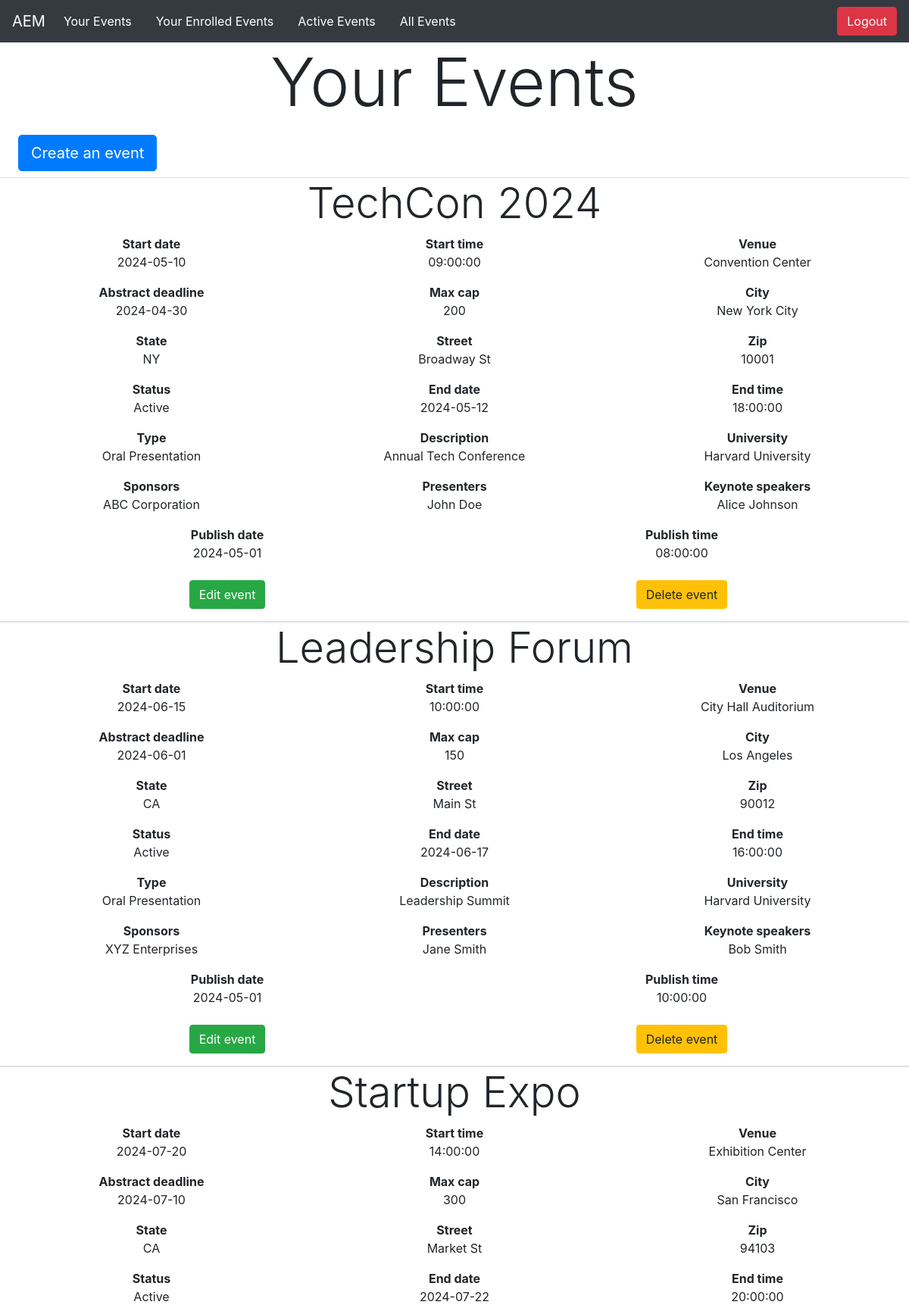
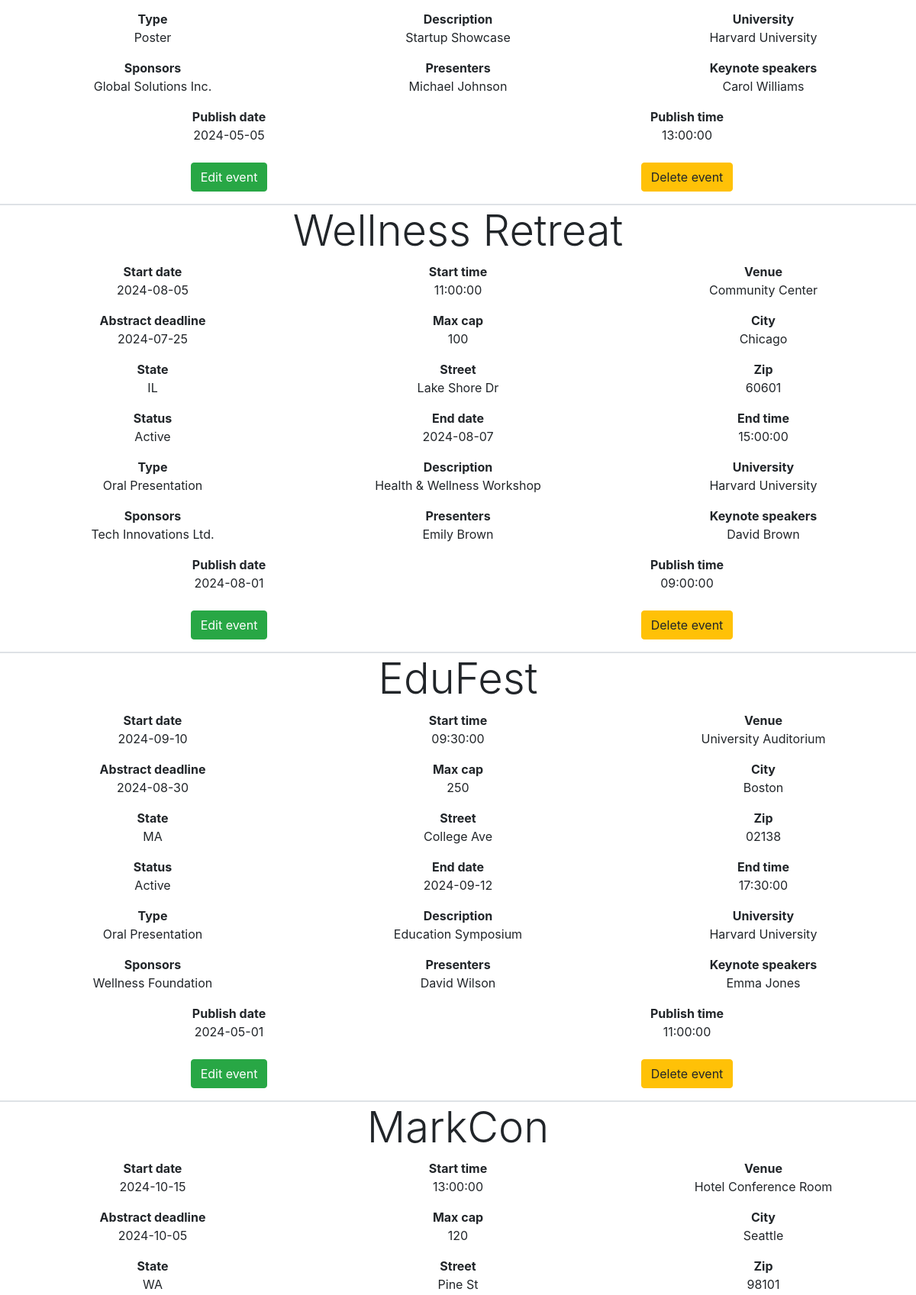
The app's page /php/home.php (signed in, upper part) with its own data (2 pictures, top to bottom).
### tables this page shows
CREATE TABLE EVENT (
    Event_id INT AUTO_INCREMENT,
    Inserted_at TIMESTAMP NOT NULL,
    Start_date DATE NOT NULL,
    Start_time TIME NOT NULL,
    Venue VARCHAR(50) NOT NULL,
    Abstract_deadline DATE NOT NULL,
    Pub_date DATE DEFAULT NULL,
    Pub_time TIME DEFAULT NULL, 
    Max_cap INT NOT NULL,
    Description VARCHAR(250) NOT NULL,
    Event_name VARCHAR(50) NOT NULL, 
    Type VARCHAR(20) NOT NULL,
    City VARCHAR(30) NOT NULL,
    State VARCHAR(20) NOT NULL,
	Street VARCHAR(30) NOT NULL,
    Zip VARCHAR(10) NOT NULL,
    Status VARCHAR(20) NOT NULL,
	End_date DATE NOT NULL,
    End_time TIME NOT NULL,
	User_id INT NOT NULL,
    Uni_id INT NOT NULL,

    PRIMARY KEY (Event_id),
    FOREIGN KEY (User_id) REFERENCES USER (User_id),
    FOREIGN KEY (Uni_id) REFERENCES UNIVERSITY (Uni_id)
);

CREATE TABLE UNIVERSITY (
    Uni_id INT AUTO_INCREMENT,
    Inserted_at TIMESTAMP NOT NULL,
    Uni_name VARCHAR(50) UNIQUE NOT NULL,

    PRIMARY KEY (Uni_id)
);

CREATE TABLE SPONSORS(
	Spon_name VARCHAR(40),
    Event_id INT,
    Inserted_at TIMESTAMP NOT NULL,
    
    PRIMARY KEY (Spon_name, Event_id),
    FOREIGN KEY (Event_id) REFERENCES EVENT (Event_id) ON DELETE CASCADE
);

CREATE TABLE PRESENTERS(
	Fname VARCHAR(20),
    Lname VARCHAR(20),
    Event_id INT,
    Inserted_at TIMESTAMP NOT NULL,
    
    PRIMARY KEY (Fname, Lname, Event_id),
    FOREIGN KEY (Event_id) REFERENCES EVENT (Event_id) ON DELETE CASCADE
);

CREATE TABLE KEYNOTE_SPEAKERS(
	Fname VARCHAR(20),
    Lname VARCHAR(20),
    Event_id INT,
    Inserted_at TIMESTAMP NOT NULL,
    
    PRIMARY KEY (Fname, Lname, Event_id),
    FOREIGN KEY (Event_id) REFERENCES EVENT (Event_id) ON DELETE CASCADE
);

### php/home.php (the view, shortened to what this page needs)
<?php
include("connection.php");
$userId = $_SESSION["UserID"];
$sql = "select * from event where User_id=$userId;";
try {
    $result = mysqli_query($mysqli, $sql);
} catch (Exception $e) {
    echo '
    <script>
        alert("Retrieval of your created events failed. Please try again.")
    </script>
    ';
}
?>
<!doctype html>
<html class="mx-0">
    <head>
        <link rel="stylesheet" href="https://cdn.jsdelivr.net/npm/bootstrap@4.6.2/dist/css/bootstrap.min.css">
    </head>
    <nav class="navbar navbar-expand-lg navbar-dark bg-dark">
        <a class="navbar-brand" href="./home.php">AEM</a>
        <div class="collapse navbar-collapse" id="navbarNavAltMarkup">
            <div class="navbar-nav">
                <a class="nav-item nav-link active mr-3" href="./home.php">Your Events <span class="sr-only">(current)</span></a>
                <a class="nav-item nav-link active mr-3" href="./enrolledevents.php">Your Enrolled Events</a>
                <a class="nav-item nav-link active mr-3" href="./activeevents.php">Active Events</a>
                <a class="nav-item nav-link active" href="./allevents.php">All Events</a>
            </div>
        </div>
        <a href="./logout.php">
            <button type="button" class="btn btn-danger" name="logout">Logout</button>
        </a>
    </nav>
    <body class="mx-0">
        <h1 class="display-2 text-center">Your Events</h1>
        <a href="./createevent.php">
            <button type="button" class="btn btn-primary btn-lg ml-4 mt-2 mb-2">Create an event</button>
        </a>
        <?php while($row = $result->fetch_assoc()) {
            ?>
            <div class="d-flex flex-column border-bottom border-top">
                <h1 class="display-4 text-center"><?php echo $row['Event_name']; ?></h1>
                <div class="d-flex justify-content-evenly text-center text-break">
                    <div class="w-75">
                        <b>Start date</b><br>
                        <?php echo $row['Start_date']; ?>
                    </div>
                    <div class="w-75">
                        <b>Start time</b><br>
                        <p><?php echo $row['Start_time']; ?></p>
                    </div>
                    <div class="w-75">
                        <b>Venue</b><br>
                        <p><?php echo $row['Venue']; ?></p>
                    </div>
                </div>
                <div class="d-flex justify-content-evenly text-center text-break">
                    <div class="w-75">
                        <b>Abstract deadline</b><br>
                        <p><?php echo $row['Abstract_deadline']; ?></p>
                    </div>
                    <div class="w-75">
                        <b>Max cap</b><br>
                        <p><?php echo $row['Max_cap']; ?></p>
                    </div>
                    <div class="w-75">
                        <b>City</b><br>
                        <p><?php echo $row['City']; ?></p>
                    </div>
                </div>
                <div class="d-flex justify-content-evenly text-center text-break">
                    <div class="w-75">
                        <b>State</b><br>
                        <p><?php echo $row['State']; ?></p>
                    </div>
                    <div class="w-75">
                        <b>Street</b><br>
                        <p><?php echo $row['Street']; ?></p>
                    </div>
                    <div class="w-75">
                        <b>Zip</b><br>
                        <p><?php echo $row['Zip']; ?></p>
                    </div>
                </div>
                <div class="d-flex justify-content-evenly text-center text-break">
                    <div class="w-75">
                        <b>Status</b><br>
                        <p><?php echo $row['Status']; ?></p>
                    </div>
                    <div class="w-75">
                        <b>End date</b><br>
                        <p><?php echo $row['End_date']; ?></p>
                    </div>
                    <div class="w-75">
                        <b>End time</b><br>
                        <p><?php echo $row['End_time']; ?></p>
                    </div>
                </div>
                <div class="d-flex justify-content-evenly text-center text-break">
                    <div class="w-75">
                        <b>Type</b><br>
                        <p><?php echo $row['Type']; ?></p>
                    </div>
                    <div class="w-75">
                        <b>Description</b><br>
                        <p><?php echo $row['Description']; ?></p>
                    </div>
                    <div class="w-75">
                        <b>University</b><br>
                        <p><?php
                            $university=$row['Uni_id'];
                            $query = "select Uni_name from university where Uni_id=$university;";
                            $fetch = mysqli_query($mysqli, $query);
                            $uni = $fetch->fetch_assoc();
                            echo $uni['Uni_name'];
                        ?></p>
                    </div>
                </div>
                <div class="d-flex justify-content-evenly text-center text-break">
                    <div class="w-75">
                        <b>Sponsors</b><br>
                        <ul class="list-unstyled">
                            <?php
                                $event=$row['Event_id'];
                                $query1 = "select * from sponsors where Event_id=$event;";
                                $sponsorsArray = mysqli_query($mysqli, $query1);
                                while($presenter = $sponsorsArray->fetch_assoc()) {?>
                                        <li class="text-center"><?php echo $presenter['Spon_name'] ?></li>
                            <?php }?>
                        </ul>
                    </div>
                    <div class="w-75">
                        <b>Presenters</b><br>
                        <ul class="list-unstyled">
                            <?php
                                $event=$row['Event_id'];
                                $query2 = "select * from presenters where Event_id=$event;";
                                $presentersArray = mysqli_query($mysqli, $query2);
                                while($presenter = $presentersArray->fetch_assoc()) {?>
                                        <li class="text-center"><?php echo $presenter['Fname'] ?> <?php echo $presenter['Lname'] ?> </li>
                            <?php }?>
                        </ul>
                    </div>
                    <div class="w-75">
                        <b>Keynote speakers</b><br>
                        <ul class="list-unstyled">
                            <?php
                                $event=$row['Event_id'];
                                $query3 = "select * from keynote_speakers where Event_id=$event;";
                                $keynoteArray = mysqli_query($mysqli, $query3);
                                while($keynote = $keynoteArray->fetch_assoc()) {?>
                                        <li class="text-center"><?php echo $keynote['Fname'] ?> <?php echo $keynote['Lname'] ?></li>
                            <?php }?>
                        </ul>
                    </div>
                </div>
                <div class="d-flex justify-content-evenly text-center text-break">
                    <div class="w-75">
                        <b>Publish date</b><br>
                        <p><?php echo $row['Pub_date']; ?></p>
                    </div>
                    <div class="w-75">
                        <b>Publish time</b><br>
                        <p><?php echo $row['Pub_time']; ?></p>
                    </div>
                </div>
                <div class="d-flex justify-content-evenly text-center text-break">
                    <div class="w-75">
                        <?php echo ("<a href='./editevent.php?Event_id=" .$row['Event_id']. "'><button type='button' class='btn btn-success mt-2 mb-3'>Edit event</button></a>") ?>
                    </div>
                    <div class="w-75">
                        <?php echo ("<a href='./deleteevent.php?Event_id=" .$row['Event_id']. "'><button type='button' class='btn btn-warning mt-2 mb-3'>Delete event</button></a>") ?>
                    </div>
                </div>
            </div>
        <?php } ?>
    </body>
</html>

### records on screen
event: Event_name "TechCon 2024", Start_date "2024-05-10", Start_time "09:00:00", Venue "Convention Center", Abstract_deadline "2024-04-30", Max_cap "200", City "New York City", State "NY", Street "Broadway St", Zip "10001", Status "Active", End_date "2024-05-12", End_time "18:00:00", Type "Oral Presentation", Description "Annual Tech Conference", Uni.Uni_name "Harvard University", Pub_date "2024-05-01", Pub_time "08:00:00"
sponsors: Spon_name "ABC Corporation"
presenters: Fname "John", Lname "Doe"
keynote_speakers: Fname "Alice", Lname "Johnson"
event: Event_name "Leadership Forum", Start_date "2024-06-15", Start_time "10:00:00", Venue "City Hall Auditorium", Abstract_deadline "2024-06-01", Max_cap "150", City "Los Angeles", State "CA", Street "Main St", Zip "90012", Status "Active", End_date "2024-06-17", End_time "16:00:00", Type "Oral Presentation", Description "Leadership Summit", Uni.Uni_name "Harvard University", Pub_date "2024-05-01", Pub_time "10:00:00"
sponsors: Spon_name "XYZ Enterprises"
presenters: Fname "Jane", Lname "Smith"
keynote_speakers: Fname "Bob", Lname "Smith"
event: Event_name "Startup Expo", Start_date "2024-07-20", Start_time "14:00:00", Venue "Exhibition Center", Abstract_deadline "2024-07-10", Max_cap "300", City "San Francisco", State "CA", Street "Market St", Zip "94103", Status "Active", End_date "2024-07-22", End_time "20:00:00", Type "Poster", Description "Startup Showcase", Uni.Uni_name "Harvard University", Pub_date "2024-05-05", Pub_time "13:00:00"
sponsors: Spon_name "Global Solutions Inc."
presenters: Fname "Michael", Lname "Johnson"
keynote_speakers: Fname "Carol", Lname "Williams"
event: Event_name "Wellness Retreat", Start_date "2024-08-05", Start_time "11:00:00", Venue "Community Center", Abstract_deadline "2024-07-25", Max_cap "100", City "Chicago", State "IL", Street "Lake Shore Dr", Zip "60601", Status "Active", End_date "2024-08-07", End_time "15:00:00", Type "Oral Presentation", Description "Health & Wellness Workshop", Uni.Uni_name "Harvard University", Pub_date "2024-08-01", Pub_time "09:00:00"
sponsors: Spon_name "Tech Innovations Ltd."
presenters: Fname "Emily", Lname "Brown"
keynote_speakers: Fname "David", Lname "Brown"
event: Event_name "EduFest", Start_date "2024-09-10", Start_time "09:30:00", Venue "University Auditorium", Abstract_deadline "2024-08-30", Max_cap "250", City "Boston", State "MA", Street "College Ave", Zip "02138", Status "Active", End_date "2024-09-12", End_time "17:30:00", Type "Oral Presentation", Description "Education Symposium", Uni.Uni_name "Harvard University", Pub_date "2024-05-01", Pub_time "11:00:00"
sponsors: Spon_name "Wellness Foundation"
presenters: Fname "David", Lname "Wilson"
keynote_speakers: Fname "Emma", Lname "Jones"
event: Event_name "MarkCon", Start_date "2024-10-15", Start_time "13:00:00", Venue "Hotel Conference Room", Abstract_deadline "2024-10-05", Max_cap "120", City "Seattle", State "WA", Street "Pine St", Zip "98101"
